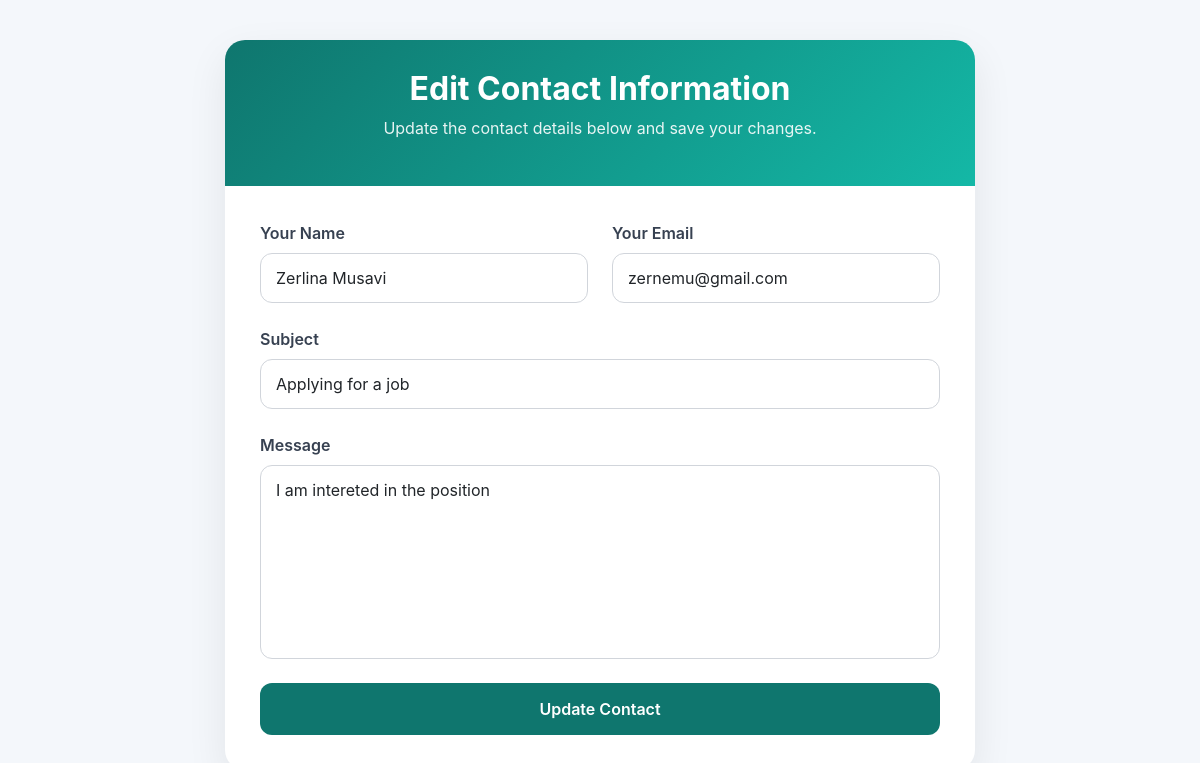
Page /edit/2 on the earlier database version.
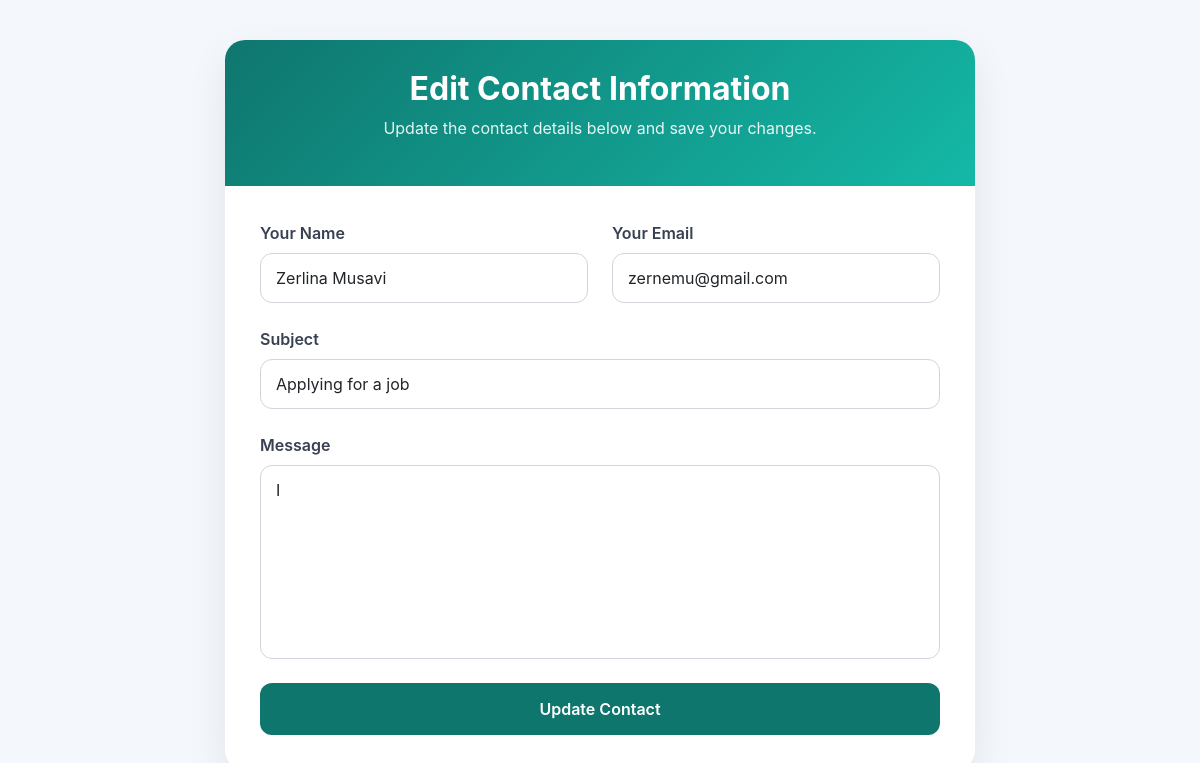
Same page on the later database version.
### Genesisapp/models.py (models this page shows, shortened)
class Contact (models.Model):
 name =models.CharField(max_length=20)
 email=models.EmailField()
 subject=models.CharField(max_length=200)
 message=models.TextField()

### Genesisapp/views.py (the view)
# urls.py: path('edit/<int:id>', views.edit),
def edit(request, id):
    editappointment = get_object_or_404(Contact, id = id)
    if request.method=='POST':
        editappointment.name = request.POST.get('name')
        editappointment.email = request.POST.get('email')
        editappointment.subject = request.POST.get('subject')
        editappointment.message = request.POST.get('message')
        editappointment.save()
        return redirect('/show')
    else:
        return render(request, 'edit.html', {'editappointment':editappointment})

### templates/edit.html (shortened to what this page needs)
{% load static %}
<!DOCTYPE html>
<html lang="en">
<head>
    <link rel="stylesheet" href="{% static 'assets/vendor/bootstrap/css/bootstrap.min.css' %}">
</head>
<body>
<div class="edit-card">
    <div class="card-header">
        <h2>Edit Contact Information</h2>
        <p>Update the contact details below and save your changes.</p>
    </div>
    <div class="card-body">
        <form method="post">
            <div class="row gy-4">
                <div class="col-md-6">
                    <label for="name-field" class="form-label">
                        Your Name
                    </label>
                    <input
                        type="text"
                        id="name-field"
                        name="name"
                        value="{{ editappointment.name }}"
                        class="form-control"
                        required>
                </div>
                <div class="col-md-6">
                    <label for="email-field" class="form-label">
                        Your Email
                    </label>
                    <input
                        type="email"
                        id="email-field"
                        name="email"
                        value="{{ editappointment.email }}"
                        class="form-control"
                        required>
                </div>
                <div class="col-md-12">
                    <label for="subject-field" class="form-label">
                        Subject
                    </label>
                    <input
                        type="text"
                        id="subject-field"
                        name="subject"
                        value="{{ editappointment.subject }}"
                        class="form-control"
                        required>
                </div>
                <div class="col-md-12">
                    <label for="message-field" class="form-label">
                        Message
                    </label>
                    <textarea
                        id="message-field"
                        name="message"
                        rows="7"
                        class="form-control"
                        required>{{ editappointment.message }}</textarea>
                </div>
                <div class="col-12">
                    <button type="submit" class="btn-update">
                        Update Contact
                    </button>
                </div>
            </div>
        </form>
    </div>
</div>
</body>
</html>

Differences in the rows shown:
changed Contact "Zerlina Musavi": message "I am intereted in the position" → "I"
